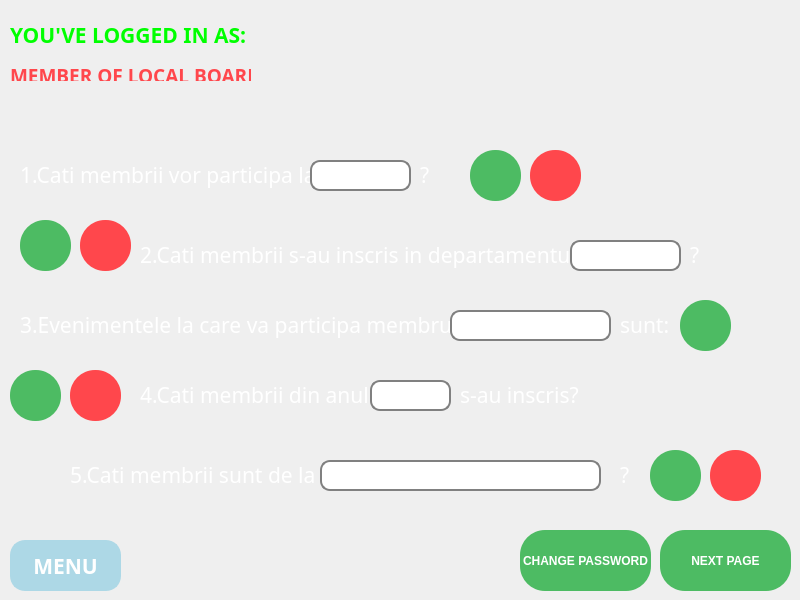
<?xml version="1.0" encoding="UTF-8"?>
<ui version="4.0">
 <class>HeadsWindow</class>
 <widget class="QMainWindow" name="HeadsWindow">
  <property name="geometry">
   <rect>
    <x>0</x>
    <y>0</y>
    <width>800</width>
    <height>600</height>
   </rect>
  </property>
  <property name="minimumSize">
   <size>
    <width>800</width>
    <height>600</height>
   </size>
  </property>
  <property name="maximumSize">
   <size>
    <width>800</width>
    <height>600</height>
   </size>
  </property>
  <property name="windowTitle">
   <string>MainWindow</string>
  </property>
  <widget class="QWidget" name="centralwidget">
   <widget class="QLabel" name="background_label">
    <property name="geometry">
     <rect>
      <x>0</x>
      <y>0</y>
      <width>811</width>
      <height>621</height>
     </rect>
    </property>
    <property name="text">
     <string>&lt;html&gt;&lt;head/&gt;&lt;body&gt;&lt;p&gt;&lt;img src=&quot;:/newPrefix/EUROAVIA_Logo.png&quot;/&gt;&lt;/p&gt;&lt;/body&gt;&lt;/html&gt;</string>
    </property>
   </widget>
   <widget class="QLabel" name="head_of_label">
    <property name="geometry">
     <rect>
      <x>10</x>
      <y>20</y>
      <width>241</width>
      <height>61</height>
     </rect>
    </property>
    <property name="font">
     <font>
      <family>Bahnschrift</family>
      <bold>true</bold>
     </font>
    </property>
    <property name="text">
     <string>&lt;html&gt;&lt;head/&gt;&lt;body&gt;&lt;p&gt;&lt;span style=&quot; font-size:16pt; color:#00ff00;&quot;&gt;YOU'VE LOGGED IN AS:&lt;/span&gt;&lt;/p&gt;&lt;p&gt;&lt;span style=&quot; font-size:14pt; color:#ff474c;&quot;&gt;MEMBER OF LOCAL BOARD&lt;/span&gt;&lt;/p&gt;&lt;/body&gt;&lt;/html&gt;</string>
    </property>
   </widget>
   <widget class="QPushButton" name="green_1">
    <property name="geometry">
     <rect>
      <x>470</x>
      <y>150</y>
      <width>51</width>
      <height>51</height>
     </rect>
    </property>
    <property name="styleSheet">
     <string notr="true">QPushButton {
    background-color: #4DBB63; /* Background color */
    border: none; /* Remove default border */
    color: black; /* Text color */
    width: 150px; /* Width of the button */
    height: 50px; /* Height of the button */
    border-radius: 25px; /* Rounded corners, half of width/height */
    text-align: center; /* Center text */
    font-size: 12px; /* Font size */
    font-weight: bold; /* Bold text */
    transition: all 0.2s ease; /* Smooth transition for all properties */
}

QPushButton:hover {
    background-color: #45a049; /* Darker background on hover */
}

QPushButton:pressed {
    background-color: #3e8e41; /* Even darker background on press */
    transform: scale(0.95); /* Slightly shrink button to give visual feedback */
}</string>
    </property>
    <property name="text">
     <string/>
    </property>
   </widget>
   <widget class="QLabel" name="label_4">
    <property name="geometry">
     <rect>
      <x>470</x>
      <y>160</y>
      <width>16</width>
      <height>16</height>
     </rect>
    </property>
    <property name="font">
     <font>
      <family>Bahnschrift</family>
     </font>
    </property>
    <property name="text">
     <string>&lt;html&gt;&lt;head/&gt;&lt;body&gt;&lt;p&gt;&lt;span style=&quot; font-size:14pt; color:#ffffff;&quot;&gt;?&lt;/span&gt;&lt;/p&gt;&lt;/body&gt;&lt;/html&gt;</string>
    </property>
   </widget>
   <widget class="QPushButton" name="red_1">
    <property name="geometry">
     <rect>
      <x>530</x>
      <y>150</y>
      <width>51</width>
      <height>51</height>
     </rect>
    </property>
    <property name="styleSheet">
     <string notr="true">QPushButton {
    background-color: #FF474C; /* Background color */
    border: none; /* Remove default border */
    color: black; /* Text color */
    width: 50px; /* Width of the button */
    height: 50px; /* Height of the button */
    border-radius: 25px; /* Rounded corners, half of width/height */
    text-align: center; /* Center text */
    font-size: 12px; /* Font size */
    font-weight: bold; /* Bold text */
    transition: all 0.2s ease; /* Smooth transition for all properties */
}

QPushButton:hover {
    background-color: #FF5F5C; /* Slightly lighter but closer to the original color */
    transform: scale(1.05); /* Increase size on hover */
}

QPushButton:pressed {
    background-color: #FF474A; /* Even darker background on press */
    transform: scale(0.95); /* Slightly shrink button to give visual feedback */
}</string>
    </property>
    <property name="text">
     <string/>
    </property>
   </widget>
   <widget class="QLabel" name="label_7">
    <property name="geometry">
     <rect>
      <x>20</x>
      <y>160</y>
      <width>321</width>
      <height>31</height>
     </rect>
    </property>
    <property name="font">
     <font>
      <family>Bahnschrift</family>
     </font>
    </property>
    <property name="text">
     <string>&lt;html&gt;&lt;head/&gt;&lt;body&gt;&lt;p&gt;&lt;span style=&quot; font-size:16pt; color:#ffffff;&quot;&gt;1.Cati membrii vor participa la&lt;/span&gt;&lt;/p&gt;&lt;/body&gt;&lt;/html&gt;</string>
    </property>
   </widget>
   <widget class="QLabel" name="label_8">
    <property name="geometry">
     <rect>
      <x>140</x>
      <y>240</y>
      <width>491</width>
      <height>31</height>
     </rect>
    </property>
    <property name="font">
     <font>
      <family>Bahnschrift</family>
     </font>
    </property>
    <property name="text">
     <string>&lt;html&gt;&lt;head/&gt;&lt;body&gt;&lt;p&gt;&lt;span style=&quot; font-size:16pt; color:#ffffff;&quot;&gt;2.Cati membrii s-au inscris in departamentul&lt;/span&gt;&lt;/p&gt;&lt;/body&gt;&lt;/html&gt;</string>
    </property>
   </widget>
   <widget class="QLabel" name="label_9">
    <property name="geometry">
     <rect>
      <x>20</x>
      <y>310</y>
      <width>491</width>
      <height>31</height>
     </rect>
    </property>
    <property name="font">
     <font>
      <family>Bahnschrift</family>
     </font>
    </property>
    <property name="text">
     <string>&lt;html&gt;&lt;head/&gt;&lt;body&gt;&lt;p&gt;&lt;span style=&quot; font-size:16pt; color:#ffffff;&quot;&gt;3.Evenimentele la care va participa membrul&lt;/span&gt;&lt;/p&gt;&lt;/body&gt;&lt;/html&gt;</string>
    </property>
   </widget>
   <widget class="QLabel" name="label_5">
    <property name="geometry">
     <rect>
      <x>690</x>
      <y>240</y>
      <width>31</width>
      <height>31</height>
     </rect>
    </property>
    <property name="font">
     <font>
      <family>Bahnschrift</family>
     </font>
    </property>
    <property name="text">
     <string>&lt;html&gt;&lt;head/&gt;&lt;body&gt;&lt;p&gt;&lt;span style=&quot; font-size:16pt; color:#ffffff;&quot;&gt;? &lt;/span&gt;&lt;/p&gt;&lt;/body&gt;&lt;/html&gt;</string>
    </property>
   </widget>
   <widget class="QLabel" name="label_10">
    <property name="geometry">
     <rect>
      <x>620</x>
      <y>310</y>
      <width>51</width>
      <height>31</height>
     </rect>
    </property>
    <property name="font">
     <font>
      <family>Bahnschrift</family>
     </font>
    </property>
    <property name="text">
     <string>&lt;html&gt;&lt;head/&gt;&lt;body&gt;&lt;p&gt;&lt;span style=&quot; font-size:16pt; color:#ffffff;&quot;&gt;sunt:&lt;/span&gt;&lt;/p&gt;&lt;/body&gt;&lt;/html&gt;</string>
    </property>
   </widget>
   <widget class="QLabel" name="label_11">
    <property name="geometry">
     <rect>
      <x>140</x>
      <y>380</y>
      <width>261</width>
      <height>31</height>
     </rect>
    </property>
    <property name="font">
     <font>
      <family>Bahnschrift</family>
     </font>
    </property>
    <property name="text">
     <string>&lt;html&gt;&lt;head/&gt;&lt;body&gt;&lt;p&gt;&lt;span style=&quot; font-size:16pt; color:#ffffff;&quot;&gt;4.Cati membrii din anul &lt;/span&gt;&lt;/p&gt;&lt;/body&gt;&lt;/html&gt;</string>
    </property>
   </widget>
   <widget class="QLabel" name="label_12">
    <property name="geometry">
     <rect>
      <x>460</x>
      <y>380</y>
      <width>131</width>
      <height>31</height>
     </rect>
    </property>
    <property name="font">
     <font>
      <family>Bahnschrift</family>
     </font>
    </property>
    <property name="text">
     <string>&lt;html&gt;&lt;head/&gt;&lt;body&gt;&lt;p&gt;&lt;span style=&quot; font-size:16pt; color:#ffffff;&quot;&gt;s-au inscris?&lt;/span&gt;&lt;/p&gt;&lt;/body&gt;&lt;/html&gt;</string>
    </property>
   </widget>
   <widget class="QLabel" name="label_13">
    <property name="geometry">
     <rect>
      <x>70</x>
      <y>460</y>
      <width>251</width>
      <height>31</height>
     </rect>
    </property>
    <property name="font">
     <font>
      <family>Bahnschrift</family>
     </font>
    </property>
    <property name="text">
     <string>&lt;html&gt;&lt;head/&gt;&lt;body&gt;&lt;p&gt;&lt;span style=&quot; font-size:16pt; color:#ffffff;&quot;&gt;5.Cati membrii sunt de la&lt;/span&gt;&lt;/p&gt;&lt;/body&gt;&lt;/html&gt;</string>
    </property>
   </widget>
   <widget class="QComboBox" name="comboBox_5">
    <property name="geometry">
     <rect>
      <x>320</x>
      <y>460</y>
      <width>281</width>
      <height>31</height>
     </rect>
    </property>
    <property name="styleSheet">
     <string notr="true">QComboBox {
    border: 2px solid gray; /* Schimbă gray cu culoarea dorită */
    border-radius: 10px; /* Schimbă 10px cu raza dorită */
    padding: 5px; /* Schimbă 5px cu spațierea dorită */
    background: white; /* Schimbă white cu culoarea de fundal dorită */
}

QComboBox::drop-down {
    subcontrol-origin: padding;
    subcontrol-position: top right;
    width: 15px; /* Schimbă 15px cu lățimea dorită pentru săgeata dropdown */
    border: none; /* Elimină bordura din jurul săgeții dropdown */
}

QComboBox::down-arrow {
    image: url(down_arrow.png); /* Asigură-te că ai o imagine pentru săgeata dropdown */
    width: 10px; /* Schimbă 10px cu dimensiunea dorită */
    height: 10px; /* Schimbă 10px cu dimensiunea dorită */
}</string>
    </property>
   </widget>
   <widget class="QLabel" name="label_6">
    <property name="geometry">
     <rect>
      <x>620</x>
      <y>460</y>
      <width>31</width>
      <height>31</height>
     </rect>
    </property>
    <property name="font">
     <font>
      <family>Bahnschrift</family>
     </font>
    </property>
    <property name="text">
     <string>&lt;html&gt;&lt;head/&gt;&lt;body&gt;&lt;p&gt;&lt;span style=&quot; font-size:16pt; color:#ffffff;&quot;&gt;?&lt;/span&gt;&lt;/p&gt;&lt;/body&gt;&lt;/html&gt;</string>
    </property>
   </widget>
   <widget class="QPushButton" name="green_2">
    <property name="geometry">
     <rect>
      <x>20</x>
      <y>220</y>
      <width>51</width>
      <height>51</height>
     </rect>
    </property>
    <property name="styleSheet">
     <string notr="true">QPushButton {
    background-color: #4DBB63; /* Background color */
    border: none; /* Remove default border */
    color: black; /* Text color */
    width: 150px; /* Width of the button */
    height: 50px; /* Height of the button */
    border-radius: 25px; /* Rounded corners, half of width/height */
    text-align: center; /* Center text */
    font-size: 12px; /* Font size */
    font-weight: bold; /* Bold text */
    transition: all 0.2s ease; /* Smooth transition for all properties */
}

QPushButton:hover {
    background-color: #45a049; /* Darker background on hover */
}

QPushButton:pressed {
    background-color: #3e8e41; /* Even darker background on press */
    transform: scale(0.95); /* Slightly shrink button to give visual feedback */
}</string>
    </property>
    <property name="text">
     <string/>
    </property>
   </widget>
   <widget class="QPushButton" name="red_2">
    <property name="geometry">
     <rect>
      <x>80</x>
      <y>220</y>
      <width>51</width>
      <height>51</height>
     </rect>
    </property>
    <property name="styleSheet">
     <string notr="true">QPushButton {
    background-color: #FF474C; /* Background color */
    border: none; /* Remove default border */
    color: black; /* Text color */
    width: 50px; /* Width of the button */
    height: 50px; /* Height of the button */
    border-radius: 25px; /* Rounded corners, half of width/height */
    text-align: center; /* Center text */
    font-size: 12px; /* Font size */
    font-weight: bold; /* Bold text */
    transition: all 0.2s ease; /* Smooth transition for all properties */
}

QPushButton:hover {
    background-color: #FF5F5C; /* Slightly lighter but closer to the original color */
    transform: scale(1.05); /* Increase size on hover */
}

QPushButton:pressed {
    background-color: #FF474A; /* Even darker background on press */
    transform: scale(0.95); /* Slightly shrink button to give visual feedback */
}</string>
    </property>
    <property name="text">
     <string/>
    </property>
   </widget>
   <widget class="QPushButton" name="green_4">
    <property name="geometry">
     <rect>
      <x>10</x>
      <y>370</y>
      <width>51</width>
      <height>51</height>
     </rect>
    </property>
    <property name="styleSheet">
     <string notr="true">QPushButton {
    background-color: #4DBB63; /* Background color */
    border: none; /* Remove default border */
    color: black; /* Text color */
    width: 150px; /* Width of the button */
    height: 50px; /* Height of the button */
    border-radius: 25px; /* Rounded corners, half of width/height */
    text-align: center; /* Center text */
    font-size: 12px; /* Font size */
    font-weight: bold; /* Bold text */
    transition: all 0.2s ease; /* Smooth transition for all properties */
}

QPushButton:hover {
    background-color: #45a049; /* Darker background on hover */
}

QPushButton:pressed {
    background-color: #3e8e41; /* Even darker background on press */
    transform: scale(0.95); /* Slightly shrink button to give visual feedback */
}</string>
    </property>
    <property name="text">
     <string/>
    </property>
   </widget>
   <widget class="QPushButton" name="red_4">
    <property name="geometry">
     <rect>
      <x>70</x>
      <y>370</y>
      <width>51</width>
      <height>51</height>
     </rect>
    </property>
    <property name="styleSheet">
     <string notr="true">QPushButton {
    background-color: #FF474C; /* Background color */
    border: none; /* Remove default border */
    color: black; /* Text color */
    width: 50px; /* Width of the button */
    height: 50px; /* Height of the button */
    border-radius: 25px; /* Rounded corners, half of width/height */
    text-align: center; /* Center text */
    font-size: 12px; /* Font size */
    font-weight: bold; /* Bold text */
    transition: all 0.2s ease; /* Smooth transition for all properties */
}

QPushButton:hover {
    background-color: #FF5F5C; /* Slightly lighter but closer to the original color */
    transform: scale(1.05); /* Increase size on hover */
}

QPushButton:pressed {
    background-color: #FF474A; /* Even darker background on press */
    transform: scale(0.95); /* Slightly shrink button to give visual feedback */
}</string>
    </property>
    <property name="text">
     <string/>
    </property>
   </widget>
   <widget class="QPushButton" name="green_5">
    <property name="geometry">
     <rect>
      <x>650</x>
      <y>450</y>
      <width>51</width>
      <height>51</height>
     </rect>
    </property>
    <property name="styleSheet">
     <string notr="true">QPushButton {
    background-color: #4DBB63; /* Background color */
    border: none; /* Remove default border */
    color: black; /* Text color */
    width: 150px; /* Width of the button */
    height: 50px; /* Height of the button */
    border-radius: 25px; /* Rounded corners, half of width/height */
    text-align: center; /* Center text */
    font-size: 12px; /* Font size */
    font-weight: bold; /* Bold text */
    transition: all 0.2s ease; /* Smooth transition for all properties */
}

QPushButton:hover {
    background-color: #45a049; /* Darker background on hover */
}

QPushButton:pressed {
    background-color: #3e8e41; /* Even darker background on press */
    transform: scale(0.95); /* Slightly shrink button to give visual feedback */
}</string>
    </property>
    <property name="text">
     <string/>
    </property>
   </widget>
   <widget class="QPushButton" name="red_5">
    <property name="geometry">
     <rect>
      <x>710</x>
      <y>450</y>
      <width>51</width>
      <height>51</height>
     </rect>
    </property>
    <property name="styleSheet">
     <string notr="true">QPushButton {
    background-color: #FF474C; /* Background color */
    border: none; /* Remove default border */
    color: black; /* Text color */
    width: 50px; /* Width of the button */
    height: 50px; /* Height of the button */
    border-radius: 25px; /* Rounded corners, half of width/height */
    text-align: center; /* Center text */
    font-size: 12px; /* Font size */
    font-weight: bold; /* Bold text */
    transition: all 0.2s ease; /* Smooth transition for all properties */
}

QPushButton:hover {
    background-color: #FF5F5C; /* Slightly lighter but closer to the original color */
    transform: scale(1.05); /* Increase size on hover */
}

QPushButton:pressed {
    background-color: #FF474A; /* Even darker background on press */
    transform: scale(0.95); /* Slightly shrink button to give visual feedback */
}</string>
    </property>
    <property name="text">
     <string/>
    </property>
   </widget>
   <widget class="QPushButton" name="green_3">
    <property name="geometry">
     <rect>
      <x>680</x>
      <y>300</y>
      <width>51</width>
      <height>51</height>
     </rect>
    </property>
    <property name="styleSheet">
     <string notr="true">QPushButton {
    background-color: #4DBB63; /* Background color */
    border: none; /* Remove default border */
    color: black; /* Text color */
    width: 150px; /* Width of the button */
    height: 50px; /* Height of the button */
    border-radius: 25px; /* Rounded corners, half of width/height */
    text-align: center; /* Center text */
    font-size: 12px; /* Font size */
    font-weight: bold; /* Bold text */
    transition: all 0.2s ease; /* Smooth transition for all properties */
}

QPushButton:hover {
    background-color: #45a049; /* Darker background on hover */
}

QPushButton:pressed {
    background-color: #3e8e41; /* Even darker background on press */
    transform: scale(0.95); /* Slightly shrink button to give visual feedback */
}</string>
    </property>
    <property name="text">
     <string/>
    </property>
   </widget>
   <widget class="QLabel" name="thinking_man_label">
    <property name="geometry">
     <rect>
      <x>540</x>
      <y>-10</y>
      <width>351</width>
      <height>251</height>
     </rect>
    </property>
    <property name="text">
     <string/>
    </property>
    <property name="pixmap">
     <pixmap resource="../images/logo.qrc">:/newPrefix/istockphoto-645085176-612x612-removebg-preview.png</pixmap>
    </property>
    <property name="scaledContents">
     <bool>true</bool>
    </property>
   </widget>
   <widget class="QLabel" name="euroavia_label">
    <property name="geometry">
     <rect>
      <x>280</x>
      <y>-50</y>
      <width>241</width>
      <height>241</height>
     </rect>
    </property>
    <property name="text">
     <string/>
    </property>
    <property name="pixmap">
     <pixmap resource="../images/logo.qrc">:/newPrefix/EUROAVIA_Logo.png</pixmap>
    </property>
    <property name="scaledContents">
     <bool>true</bool>
    </property>
   </widget>
   <widget class="QComboBox" name="comboBox_4">
    <property name="geometry">
     <rect>
      <x>370</x>
      <y>380</y>
      <width>81</width>
      <height>31</height>
     </rect>
    </property>
    <property name="styleSheet">
     <string notr="true">QComboBox {
    border: 2px solid gray; /* Schimbă gray cu culoarea dorită */
    border-radius: 10px; /* Schimbă 10px cu raza dorită */
    padding: 5px; /* Schimbă 5px cu spațierea dorită */
    background: white; /* Schimbă white cu culoarea de fundal dorită */
}

QComboBox::drop-down {
    subcontrol-origin: padding;
    subcontrol-position: top right;
    width: 15px; /* Schimbă 15px cu lățimea dorită pentru săgeata dropdown */
    border: none; /* Elimină bordura din jurul săgeții dropdown */
}

QComboBox::down-arrow {
    image: url(down_arrow.png); /* Asigură-te că ai o imagine pentru săgeata dropdown */
    width: 10px; /* Schimbă 10px cu dimensiunea dorită */
    height: 10px; /* Schimbă 10px cu dimensiunea dorită */
}</string>
    </property>
   </widget>
   <widget class="QComboBox" name="comboBox_3">
    <property name="geometry">
     <rect>
      <x>450</x>
      <y>310</y>
      <width>161</width>
      <height>31</height>
     </rect>
    </property>
    <property name="styleSheet">
     <string notr="true">QComboBox {
    border: 2px solid gray; /* Schimbă gray cu culoarea dorită */
    border-radius: 10px; /* Schimbă 10px cu raza dorită */
    padding: 5px; /* Schimbă 5px cu spațierea dorită */
    background: white; /* Schimbă white cu culoarea de fundal dorită */
}

QComboBox::drop-down {
    subcontrol-origin: padding;
    subcontrol-position: top right;
    width: 15px; /* Schimbă 15px cu lățimea dorită pentru săgeata dropdown */
    border: none; /* Elimină bordura din jurul săgeții dropdown */
}

QComboBox::down-arrow {
    image: url(down_arrow.png); /* Asigură-te că ai o imagine pentru săgeata dropdown */
    width: 10px; /* Schimbă 10px cu dimensiunea dorită */
    height: 10px; /* Schimbă 10px cu dimensiunea dorită */
}</string>
    </property>
   </widget>
   <widget class="QComboBox" name="comboBox_2">
    <property name="geometry">
     <rect>
      <x>570</x>
      <y>240</y>
      <width>111</width>
      <height>31</height>
     </rect>
    </property>
    <property name="styleSheet">
     <string notr="true">QComboBox {
    border: 2px solid gray; /* Schimbă gray cu culoarea dorită */
    border-radius: 10px; /* Schimbă 10px cu raza dorită */
    padding: 5px; /* Schimbă 5px cu spațierea dorită */
    background: white; /* Schimbă white cu culoarea de fundal dorită */
}

QComboBox::drop-down {
    subcontrol-origin: padding;
    subcontrol-position: top right;
    width: 15px; /* Schimbă 15px cu lățimea dorită pentru săgeata dropdown */
    border: none; /* Elimină bordura din jurul săgeții dropdown */
}

QComboBox::down-arrow {
    image: url(down_arrow.png); /* Asigură-te că ai o imagine pentru săgeata dropdown */
    width: 10px; /* Schimbă 10px cu dimensiunea dorită */
    height: 10px; /* Schimbă 10px cu dimensiunea dorită */
}</string>
    </property>
   </widget>
   <widget class="QComboBox" name="comboBox_1">
    <property name="geometry">
     <rect>
      <x>310</x>
      <y>160</y>
      <width>101</width>
      <height>31</height>
     </rect>
    </property>
    <property name="styleSheet">
     <string notr="true">QComboBox {
    border: 2px solid gray; /* Schimbă gray cu culoarea dorită */
    border-radius: 10px; /* Schimbă 10px cu raza dorită */
    padding: 5px; /* Schimbă 5px cu spațierea dorită */
    background: white; /* Schimbă white cu culoarea de fundal dorită */
}

QComboBox::drop-down {
    subcontrol-origin: padding;
    subcontrol-position: top right;
    width: 15px; /* Schimbă 15px cu lățimea dorită pentru săgeata dropdown */
    border: none; /* Elimină bordura din jurul săgeții dropdown */
}

QComboBox::down-arrow {
    image: url(down_arrow.png); /* Asigură-te că ai o imagine pentru săgeata dropdown */
    width: 10px; /* Schimbă 10px cu dimensiunea dorită */
    height: 10px; /* Schimbă 10px cu dimensiunea dorită */
}</string>
    </property>
   </widget>
   <widget class="QPushButton" name="change_password_button">
    <property name="geometry">
     <rect>
      <x>520</x>
      <y>530</y>
      <width>131</width>
      <height>61</height>
     </rect>
    </property>
    <property name="styleSheet">
     <string notr="true">QPushButton {
    background-color: #4DBB63; /* Background color */
    border: none; /* Remove default border */
    color: white; /* Text color */
    width: 50px; /* Width of the button */
    height: 50px; /* Height of the button */
    border-radius: 25px; /* Rounded corners, half of width/height */
    text-align: center; /* Center text */
    font-size: 12px; /* Font size */
    font-weight: bold; /* Bold text */
    transition: all 0.2s ease; /* Smooth transition for all properties */
}

QPushButton:hover {
    background-color: #FF5F5C; /* Slightly lighter but closer to the original color */
    transform: scale(1.05); /* Increase size on hover */
}

QPushButton:pressed {
    background-color: #FF474A; /* Even darker background on press */
    transform: scale(0.95); /* Slightly shrink button to give visual feedback */
}</string>
    </property>
    <property name="text">
     <string>CHANGE PASSWORD</string>
    </property>
   </widget>
   <widget class="QPushButton" name="back_pushButton">
    <property name="geometry">
     <rect>
      <x>10</x>
      <y>540</y>
      <width>111</width>
      <height>51</height>
     </rect>
    </property>
    <property name="font">
     <font>
      <family>Bahnschrift</family>
      <pointsize>16</pointsize>
      <bold>true</bold>
     </font>
    </property>
    <property name="styleSheet">
     <string notr="true">QPushButton {
    border-radius: 15px; /* Valoarea aceasta o poți ajusta pentru a obține rotunjimea dorită */
    border: 2px solid #ADD8E6; /* Bordura butonului */
    background-color:#ADD8E6; /* Culoarea de fundal a butonului */
    color: white; /* Culoarea textului */
    padding: 5px; /* Spațierea internă */
}
QPushButton:hover {
    background-color: #87CEEB; /* Culoarea de fundal când mouse-ul este deasupra butonului */
}

QPushButton:pressed {
    background-color: #5FA9D0; /* Culoarea de fundal când butonul este apăsat */
    border: 2px solid #5FA9D0; /* Bordura butonului când este apăsat */
}</string>
    </property>
    <property name="text">
     <string>MENU</string>
    </property>
   </widget>
   <widget class="QLabel" name="label_14">
    <property name="geometry">
     <rect>
      <x>420</x>
      <y>160</y>
      <width>31</width>
      <height>31</height>
     </rect>
    </property>
    <property name="font">
     <font>
      <family>Bahnschrift</family>
     </font>
    </property>
    <property name="text">
     <string>&lt;html&gt;&lt;head/&gt;&lt;body&gt;&lt;p&gt;&lt;span style=&quot; font-size:16pt; color:#ffffff;&quot;&gt;? &lt;/span&gt;&lt;/p&gt;&lt;/body&gt;&lt;/html&gt;</string>
    </property>
   </widget>
   <widget class="QPushButton" name="next_page_pushButton">
    <property name="geometry">
     <rect>
      <x>660</x>
      <y>530</y>
      <width>131</width>
      <height>61</height>
     </rect>
    </property>
    <property name="styleSheet">
     <string notr="true">QPushButton {
    background-color: #4DBB63; /* Background color */
    border: none; /* Remove default border */
    color: white; /* Text color */
    width: 50px; /* Width of the button */
    height: 50px; /* Height of the button */
    border-radius: 25px; /* Rounded corners, half of width/height */
    text-align: center; /* Center text */
    font-size: 12px; /* Font size */
    font-weight: bold; /* Bold text */
    transition: all 0.2s ease; /* Smooth transition for all properties */
}

QPushButton:hover {
    background-color: #FF5F5C; /* Slightly lighter but closer to the original color */
    transform: scale(1.05); /* Increase size on hover */
}

QPushButton:pressed {
    background-color: #FF474A; /* Even darker background on press */
    transform: scale(0.95); /* Slightly shrink button to give visual feedback */
}</string>
    </property>
    <property name="text">
     <string>NEXT PAGE</string>
    </property>
   </widget>
   <zorder>background_label</zorder>
   <zorder>head_of_label</zorder>
   <zorder>label_4</zorder>
   <zorder>label_8</zorder>
   <zorder>label_9</zorder>
   <zorder>label_5</zorder>
   <zorder>label_10</zorder>
   <zorder>label_11</zorder>
   <zorder>label_12</zorder>
   <zorder>label_13</zorder>
   <zorder>comboBox_5</zorder>
   <zorder>label_6</zorder>
   <zorder>green_2</zorder>
   <zorder>red_2</zorder>
   <zorder>green_4</zorder>
   <zorder>red_4</zorder>
   <zorder>green_5</zorder>
   <zorder>red_5</zorder>
   <zorder>green_3</zorder>
   <zorder>thinking_man_label</zorder>
   <zorder>euroavia_label</zorder>
   <zorder>label_7</zorder>
   <zorder>green_1</zorder>
   <zorder>comboBox_4</zorder>
   <zorder>comboBox_3</zorder>
   <zorder>comboBox_2</zorder>
   <zorder>comboBox_1</zorder>
   <zorder>change_password_button</zorder>
   <zorder>red_1</zorder>
   <zorder>back_pushButton</zorder>
   <zorder>label_14</zorder>
   <zorder>next_page_pushButton</zorder>
  </widget>
 </widget>
 <resources>
  <include location="../images/logo.qrc"/>
  <include location="../images/logo.qrc"/>
 </resources>
 <connections/>
</ui>
